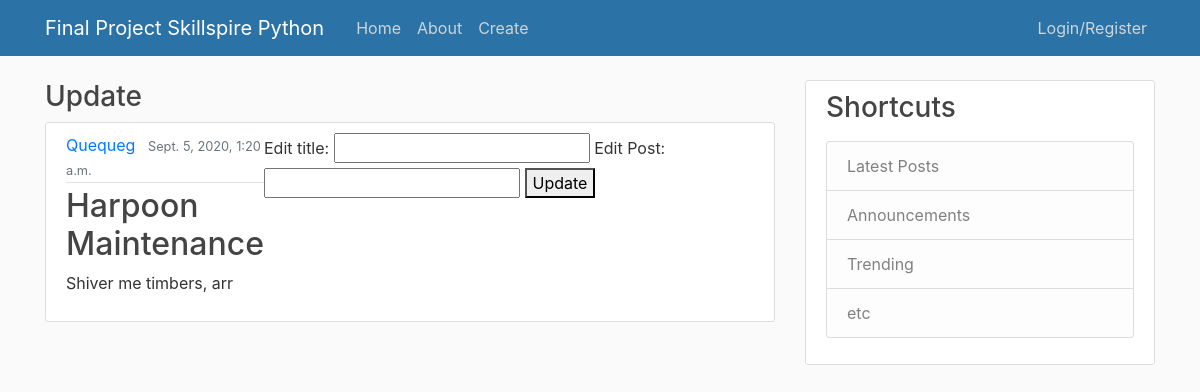
The page /editpost/2/ on the database its author committed.
### blog/models.py (models this page shows)
class Post(models.Model):
    title = models.CharField(max_length=120)
    content = models.TextField()
    date_posted = models.DateTimeField(auto_now_add=True)
    author = models.ForeignKey(User, on_delete=models.CASCADE)

### blog/views.py (the view, shortened to what this page needs)
# urls.py: path('editpost/<id>/', views.editPost, name='editpost'),
def editPost(request,id):
    post = get_object_or_404(Post, pk=id)
    if request.method == "GET":
        context = {
        "post":post
        }
        return render(request, 'blog/update.html', context)

### blog/templates/blog/update.html (shortened to what this page needs)
{% extends "blog/base.html" %}
{% block content %}
<h3>Update</h3>
<article class="media content-section">
    <div class="media-body">
        <div class="article-metadata">
            <a class="mr-2" href="#">{{ post.author }}</a>
            <small class="text-muted">{{ post.date_posted }}</small>
        </div>
        <h2><a class="article-title" href="#">{{ post.title }}</a></h2>
        <p class="article-content">{{ post.content }}</p>
    </div>
    <form method = "POST">
        <label class="">Edit title:</label>
        <input type="text" name="title"></input>
        <label for="">Edit Post:</label>
        <input type="textarea" name="post" height="5" width="40"></input>
        <button type="submit">Update</button>
    </form>
</article>
{% endblock content %}

### blog/static/css/main.css (style rules this page uses)
body { background: #fafafa; color: #333333; margin-top: 5rem; }
h1, h2, h3, h4, h5, h6 { color: #444444; }
.content-section { background: #ffffff; padding: 10px 20px; border: 1px solid #dddddd; border-radius: 3px; margin-bottom: 20px; }
.article-title { color: #444444; }
.article-content { white-space: pre-line; }
.article-metadata { padding-bottom: 1px; margin-bottom: 4px; border-bottom: 1px solid #e3e3e3 }

### rows shown on the page
Post: author "Quequeg", date_posted "Sept. 5, 2020, 1:20 a.m.", title "Harpoon Maintenance", content "Shiver me timbers, arr"
